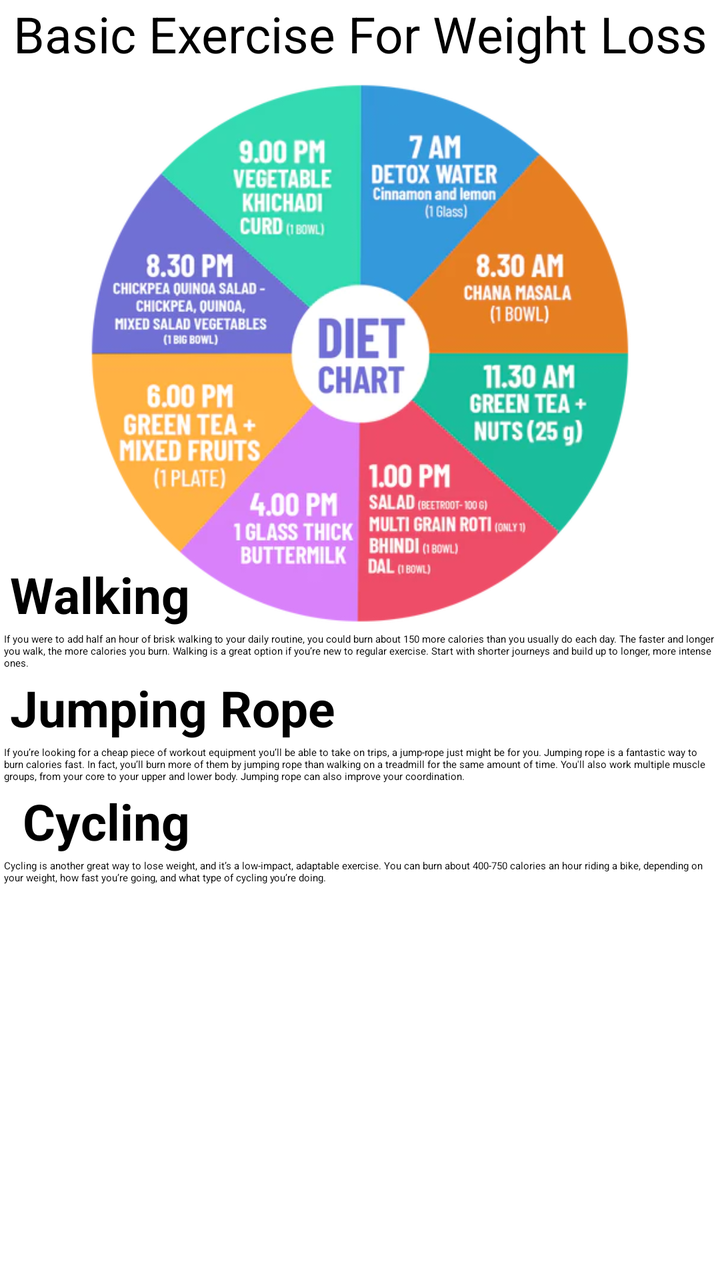
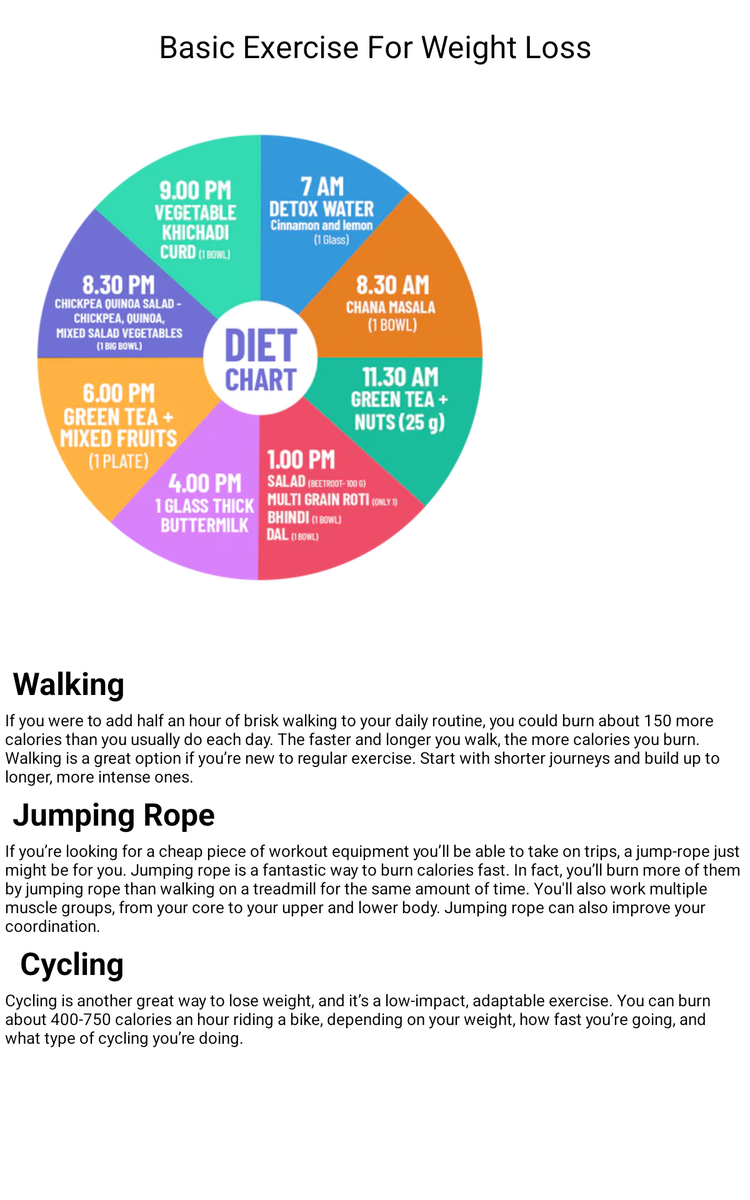

Two renders of one Android screen. The first uses the default layout on a phone; the second uses the alternative layout the repository ships for a different screen configuration, on a matching device. The two XML files are below.
<!-- AndroidManifest.xml: application theme Theme.BmiCalculator -->
<!-- res/layout/activity_over_weight.xml -->
<?xml version="1.0" encoding="utf-8"?>
<androidx.constraintlayout.widget.ConstraintLayout xmlns:android="http://schemas.android.com/apk/res/android"
    xmlns:app="http://schemas.android.com/apk/res-auto"
    xmlns:tools="http://schemas.android.com/tools"
    android:layout_width="match_parent"
    android:layout_height="match_parent"
    tools:context=".OverWeight">

    <TextView
        android:id="@+id/textView2"
        android:layout_width="0dp"
        android:layout_height="wrap_content"
        android:shadowRadius="@integer/material_motion_duration_long_1"
        android:text="Basic Exercise For Weight Loss"
        android:textAlignment="center"
        android:textColor="@color/black"
        android:textSize="25sp"
        app:layout_constraintEnd_toEndOf="parent"
        app:layout_constraintStart_toStartOf="parent"
        app:layout_constraintTop_toTopOf="parent" />

    <ImageView
        android:id="@+id/chart"
        android:layout_width="match_parent"
        android:layout_height="286dp"
        android:src="@drawable/chart"
        app:layout_constraintEnd_toEndOf="parent"
        app:layout_constraintStart_toStartOf="parent"
        app:layout_constraintTop_toBottomOf="@+id/textView2" />

    <LinearLayout
        android:layout_width="match_parent"
        android:layout_height="400dp"
        android:orientation="vertical"
        app:layout_constraintBottom_toBottomOf="parent"
        app:layout_constraintEnd_toEndOf="parent"
        app:layout_constraintStart_toStartOf="parent"
        app:layout_constraintTop_toBottomOf="@+id/chart"
        app:layout_constraintVertical_bias="0.496">

        <LinearLayout
            android:layout_width="match_parent"
            android:layout_height="wrap_content"
            android:orientation="vertical">

            <TextView
                android:layout_width="match_parent"
                android:layout_height="match_parent"
                android:text="Walking"
                android:textSize="25sp"
                android:textStyle="bold"
                android:layout_marginStart="5dp"
                android:textColor="@color/black"/>
            <TextView
                android:layout_width="wrap_content"
                android:layout_height="wrap_content"
                android:text="If you were to add half an hour of brisk walking to your daily routine, you could burn about 150 more calories than you usually do each day. The faster and longer you walk, the more calories you burn. Walking is a great option if you’re new to regular exercise. Start with shorter journeys and build up to longer, more intense ones."
                android:padding="2dp"/>
        </LinearLayout>

        <LinearLayout
            android:layout_width="match_parent"
            android:layout_height="wrap_content"
            android:orientation="vertical">

            <TextView
                android:layout_width="match_parent"
                android:layout_height="match_parent"
                android:text="Jumping Rope"
                android:textColor="@color/black"
                android:textSize="25sp"
                android:textStyle="bold"
                android:layout_marginStart="5dp"/>

            <TextView
                android:layout_width="wrap_content"
                android:layout_height="wrap_content"
                android:text="If you’re looking for a cheap piece of workout equipment you’ll be able to take on trips, a jump-rope just might be for you. Jumping rope is a fantastic way to burn calories fast. In fact, you’ll burn more of them by jumping rope than walking on a treadmill for the same amount of time. You'll also work multiple muscle groups, from your core to your upper and lower body. Jumping rope can also improve your coordination."
             android:padding="2dp"/>
        </LinearLayout>

        <LinearLayout
            android:layout_width="match_parent"
            android:layout_height="wrap_content"
            android:orientation="vertical">

            <TextView
                android:layout_width="match_parent"
                android:layout_height="match_parent"
                android:text=" Cycling"
                android:textColor="@color/black"
                android:textSize="25sp"
                android:textStyle="bold"
                android:layout_marginStart="5dp"/>

            <TextView
                android:layout_width="wrap_content"
                android:layout_height="wrap_content"
                android:text="Cycling is another great way to lose weight, and it’s a low-impact, adaptable exercise. You can burn about 400-750 calories an hour riding a bike, depending on your weight, how fast you’re going, and what type of cycling you’re doing."
                android:padding="2dp"/>
        </LinearLayout>


    </LinearLayout>
</androidx.constraintlayout.widget.ConstraintLayout>
<!-- resources referenced by this layout -->
<resources>
  <color name="black">#FF000000</color>
  <!-- drawable chart: jpg bitmap (drawable, 42384 bytes) -->
</resources>
<!-- res/layout-large/activity_over_weight.xml (the repository's variant of the layout above) -->
<!-- drawn on a 7-inch tablet held upright -->
<?xml version="1.0" encoding="utf-8"?>
<androidx.constraintlayout.widget.ConstraintLayout xmlns:android="http://schemas.android.com/apk/res/android"
    xmlns:app="http://schemas.android.com/apk/res-auto"
    xmlns:tools="http://schemas.android.com/tools"
    android:layout_width="match_parent"
    android:layout_height="match_parent"
    tools:context=".OverWeight">

    <TextView
        android:id="@+id/textView2"
        android:layout_width="0dp"
        android:layout_height="wrap_content"
        android:layout_marginTop="20dp"
        android:shadowRadius="@integer/material_motion_duration_long_1"
        android:text="Basic Exercise For Weight Loss"
        android:textAlignment="center"
        android:textColor="@color/black"
        android:textSize="25sp"
        app:layout_constraintEnd_toEndOf="parent"
        app:layout_constraintHorizontal_bias="0.0"
        app:layout_constraintStart_toStartOf="parent"
        app:layout_constraintTop_toTopOf="parent" />

    <ImageView
        android:id="@+id/chart"
        android:layout_width="416dp"
        android:layout_height="380dp"
        android:layout_marginTop="12dp"
        android:layout_marginBottom="23dp"
        android:src="@drawable/chart"
        app:layout_constraintBottom_toTopOf="@+id/linearLayout"
        app:layout_constraintEnd_toEndOf="parent"
        app:layout_constraintHorizontal_bias="0.0"
        app:layout_constraintStart_toStartOf="parent"
        app:layout_constraintTop_toBottomOf="@+id/textView2" />

    <LinearLayout
        android:id="@+id/linearLayout"
        android:layout_width="match_parent"
        android:layout_height="400dp"
        android:orientation="vertical"
        app:layout_constraintBottom_toBottomOf="parent"
        app:layout_constraintEnd_toEndOf="parent"
        app:layout_constraintStart_toStartOf="parent"
        app:layout_constraintTop_toBottomOf="@+id/chart"
        app:layout_constraintVertical_bias="0.496">

        <LinearLayout
            android:layout_width="match_parent"
            android:layout_height="wrap_content"
            android:orientation="vertical">

            <TextView
                android:layout_width="match_parent"
                android:layout_height="match_parent"
                android:layout_marginStart="10dp"
                android:text="Walking"
                android:textColor="@color/black"
                android:textSize="25sp"
                android:textStyle="bold" />

            <TextView
                android:layout_width="wrap_content"
                android:layout_height="wrap_content"
                android:padding="4dp"
                android:text="If you were to add half an hour of brisk walking to your daily routine, you could burn about 150 more calories than you usually do each day. The faster and longer you walk, the more calories you burn. Walking is a great option if you’re new to regular exercise. Start with shorter journeys and build up to longer, more intense ones."
                android:textSize="13sp"
                android:textColor="@color/black"/>
        </LinearLayout>

        <LinearLayout
            android:layout_width="match_parent"
            android:layout_height="wrap_content"
            android:orientation="vertical">

            <TextView
                android:layout_width="match_parent"
                android:layout_height="match_parent"
                android:layout_marginStart="10dp"
                android:text="Jumping Rope"
                android:textColor="@color/black"
                android:textSize="25sp"
                android:textStyle="bold" />

            <TextView
                android:layout_width="wrap_content"
                android:layout_height="wrap_content"
                android:padding="4dp"
                android:textSize="13sp"
                android:textColor="@color/black"
                android:text="If you’re looking for a cheap piece of workout equipment you’ll be able to take on trips, a jump-rope just might be for you. Jumping rope is a fantastic way to burn calories fast. In fact, you’ll burn more of them by jumping rope than walking on a treadmill for the same amount of time. You'll also work multiple muscle groups, from your core to your upper and lower body. Jumping rope can also improve your coordination." />
        </LinearLayout>

        <LinearLayout
            android:layout_width="match_parent"
            android:layout_height="wrap_content"
            android:orientation="vertical">

            <TextView
                android:layout_width="match_parent"
                android:layout_height="match_parent"
                android:layout_marginStart="10dp"
                android:text=" Cycling"
                android:textColor="@color/black"
                android:textSize="25sp"
                android:textStyle="bold" />

            <TextView
                android:layout_width="wrap_content"
                android:layout_height="wrap_content"
                android:padding="4dp"
                android:textSize="13sp"
                android:textColor="@color/black"
                android:text="Cycling is another great way to lose weight, and it’s a low-impact, adaptable exercise. You can burn about 400-750 calories an hour riding a bike, depending on your weight, how fast you’re going, and what type of cycling you’re doing." />
        </LinearLayout>

    </LinearLayout>
</androidx.constraintlayout.widget.ConstraintLayout>
